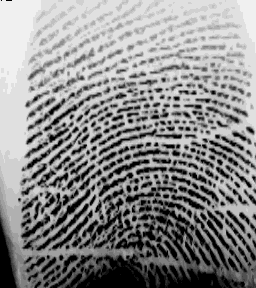
#> input picture Project/RawDataset/anu_1.bmp, 256 x 288 px; its folder holds only this picture in this run
$ python DatasetPreprocessing.py   (older library calls are emulated)
#> lines starting #> are read from the running program, lines starting #| are printed output that depends on the picture; after the words box and inside, x2 and y2 are one past the last pixel; in counts of white or black regions, pixels touching at a corner belong together
### Project/Enhance_FP/ridge_segment.py
# RIDGESEGMENT - Normalises fingerprint image and segments ridge region
#
# Function identifies ridge regions of a fingerprint image and returns a
# mask identifying this region.  It also normalises the intesity values of
# the image so that the ridge regions have zero mean, unit standard
# deviation.
#
# This function breaks the image up into blocks of size blksze x blksze and
# evaluates the standard deviation in each region.  If the standard
# deviation is above the threshold it is deemed part of the fingerprint.
# Note that the image is normalised to have zero mean, unit standard
# deviation prior to performing this process so that the threshold you
# specify is relative to a unit standard deviation.
#
# Usage:   [normim, mask, maskind] = ridgesegment(im, blksze, thresh)
#
# Arguments:   im     - Fingerprint image to be segmented.
#              blksze - Block size over which the the standard
#                       deviation is determined (try a value of 16).
#              thresh - Threshold of standard deviation to decide if a
#                       block is a ridge region (Try a value 0.1 - 0.2)
#
# Returns:     normim - Image where the ridge regions are renormalised to
#                       have zero mean, unit standard deviation.
#              mask   - Mask indicating ridge-like regions of the image,
#                       0 for non ridge regions, 1 for ridge regions.
#              maskind - Vector of indices of locations within the mask.
#
# Suggested values for a 500dpi fingerprint image:
#
#   [normim, mask, maskind] = ridgesegment(im, 16, 0.1)
#
# See also: RIDGEORIENT, RIDGEFREQ, RIDGEFILTER

### REFERENCES

# Peter Kovesi
# School of Computer Science & Software Engineering
# The University of Western Australia
# pk at csse uwa edu au
# http://www.csse.uwa.edu.au/~pk


import numpy as np

def normalise(img,mean,std):
    normed = (img - np.mean(img))/(np.std(img));
    return(normed)

def ridge_segment(im,blksze,thresh):

    rows,cols = im.shape;

    im = normalise(im,0,1);    # normalise to get zero mean and unit standard deviation


    new_rows =  np.int(blksze * np.ceil((np.float(rows))/(np.float(blksze))))
    new_cols =  np.int(blksze * np.ceil((np.float(cols))/(np.float(blksze))))

    padded_img = np.zeros((new_rows,new_cols))
    stddevim = np.zeros((new_rows,new_cols))

    padded_img[0:rows][:,0:cols] = im

    for i in range(0,new_rows,blksze):
        for j in range(0,new_cols,blksze):
            block = padded_img[i:i+blksze][:,j:j+blksze]

            stddevim[i:i+blksze][:,j:j+blksze] = np.std(block)*np.ones(block.shape)

    stddevim = stddevim[0:rows][:,0:cols]

    mask = stddevim > thresh

    mean_val = np.mean(im[mask])

    std_val = np.std(im[mask])

    normim = (im - mean_val)/(std_val)

    return(normim,mask)

### Project/Enhance_FP/ridge_orient.py
# RIDGEORIENT - Estimates the local orientation of ridges in a fingerprint
#
# Usage:  [orientim, reliability, coherence] = ridgeorientation(im, gradientsigma,...
#                                             blocksigma, ...
#                                             orientsmoothsigma)
#
# Arguments:  im                - A normalised input image.
#             gradientsigma     - Sigma of the derivative of Gaussian
#                                 used to compute image gradients.
#             blocksigma        - Sigma of the Gaussian weighting used to
#                                 sum the gradient moments.
#             orientsmoothsigma - Sigma of the Gaussian used to smooth
#                                 the final orientation vector field.
#                                 Optional: if ommitted it defaults to 0
#
# Returns:    orientim          - The orientation image in radians.
#                                 Orientation values are +ve clockwise
#                                 and give the direction *along* the
#                                 ridges.
#             reliability       - Measure of the reliability of the
#                                 orientation measure.  This is a value
#                                 between 0 and 1. I think a value above
#                                 about 0.5 can be considered 'reliable'.
#                                 reliability = 1 - Imin./(Imax+.001);
#             coherence         - A measure of the degree to which the local
#                                 area is oriented.
#                                 coherence = ((Imax-Imin)./(Imax+Imin)).^2;
#
# With a fingerprint image at a 'standard' resolution of 500dpi suggested
# parameter values might be:
#
#    [orientim, reliability] = ridgeorient(im, 1, 3, 3);
#
# See also: RIDGESEGMENT, RIDGEFREQ, RIDGEFILTER

### REFERENCES

# May 2003      Original version by Raymond Thai,
# January 2005  Reworked by Peter Kovesi
# October 2011  Added coherence computation and orientsmoothsigma made optional
#
# School of Computer Science & Software Engineering
# The University of Western Australia
# pk at csse uwa edu au
# http://www.csse.uwa.edu.au/~pk


import numpy as np;
import cv2;
from scipy import ndimage;
from scipy import signal

def ridge_orient(im, gradientsigma, blocksigma, orientsmoothsigma):
    rows,cols = im.shape
    #Calculate image gradients.
    sze = np.fix(6*gradientsigma)
    if np.remainder(sze,2) == 0:
        sze = sze+1

    gauss = cv2.getGaussianKernel(np.int(sze),gradientsigma)
    f = gauss * gauss.T

    fy,fx = np.gradient(f);     #Gradient of Gaussian

    #Gx = ndimage.convolve(np.double(im),fx);
    #Gy = ndimage.convolve(np.double(im),fy);

    Gx = signal.convolve2d(im,fx,mode='same')
    Gy = signal.convolve2d(im,fy,mode='same')

    Gxx = np.power(Gx,2)
    Gyy = np.power(Gy,2)
    Gxy = Gx*Gy

    #Now smooth the covariance data to perform a weighted summation of the data.

    sze = np.fix(6*blocksigma)

    gauss = cv2.getGaussianKernel(np.int(sze),blocksigma)
    f = gauss * gauss.T

    Gxx = ndimage.convolve(Gxx,f)
    Gyy = ndimage.convolve(Gyy,f)
    Gxy = 2*ndimage.convolve(Gxy,f)

    # Analytic solution of principal direction
    denom = np.sqrt(np.power(Gxy,2) + np.power((Gxx - Gyy),2)) + np.finfo(float).eps

    sin2theta = Gxy/denom;            # Sine and cosine of doubled angles
    cos2theta = (Gxx-Gyy)/denom


    if orientsmoothsigma:
        sze = np.fix(6*orientsmoothsigma)
        if np.remainder(sze,2) == 0:
            sze = sze+1;
        gauss = cv2.getGaussianKernel(np.int(sze),orientsmoothsigma)
        f = gauss * gauss.T
        cos2theta = ndimage.convolve(cos2theta,f); # Smoothed sine and cosine of
        sin2theta = ndimage.convolve(sin2theta,f); # doubled angles

    orientim = np.pi/2 + np.arctan2(sin2theta,cos2theta)/2
    return(orientim)

### Project/Enhance_FP/ridge_freq.py
# RIDGEFREQ - Calculates a ridge frequency image
#
# Function to estimate the fingerprint ridge frequency across a
# fingerprint image. This is done by considering blocks of the image and
# determining a ridgecount within each block by a call to FREQEST.
#
# Usage:
#  [freqim, medianfreq] =  ridgefreq(im, mask, orientim, blksze, windsze, ...
#                                    minWaveLength, maxWaveLength)
#
# Arguments:
#         im       - Image to be processed.
#         mask     - Mask defining ridge regions (obtained from RIDGESEGMENT)
#         orientim - Ridge orientation image (obtained from RIDGORIENT)
#         blksze   - Size of image block to use (say 32)
#         windsze  - Window length used to identify peaks. This should be
#                    an odd integer, say 3 or 5.
#         minWaveLength,  maxWaveLength - Minimum and maximum ridge
#                     wavelengths, in pixels, considered acceptable.
#
# Returns:
#         freqim     - An image  the same size as im with  values set to
#                      the estimated ridge spatial frequency within each
#                      image block.  If a  ridge frequency cannot be
#                      found within a block, or cannot be found within the
#                      limits set by min and max Wavlength freqim is set
#                      to zeros within that block.
#         medianfreq - Median frequency value evaluated over all the
#                      valid regions of the image.
#
# Suggested parameters for a 500dpi fingerprint image
#   [freqim, medianfreq] = ridgefreq(im,orientim, 32, 5, 5, 15);
#

# See also: RIDGEORIENT, FREQEST, RIDGESEGMENT

# Reference:
# Hong, L., Wan, Y., and Jain, A. K. Fingerprint image enhancement:
# Algorithm and performance evaluation. IEEE Transactions on Pattern
# Analysis and Machine Intelligence 20, 8 (1998), 777 789.

### REFERENCES

# Peter Kovesi
# School of Computer Science & Software Engineering
# The University of Western Australia
# pk at csse uwa edu au
# http://www.csse.uwa.edu.au/~pk


import numpy as np
#import math
#import scipy.ndimage
from .frequest import frequest

def ridge_freq(im, mask, orient, blksze, windsze,minWaveLength, maxWaveLength):
    rows,cols = im.shape
    freq = np.zeros((rows,cols))

    for r in range(0,rows-blksze,blksze):
        for c in range(0,cols-blksze,blksze):
            blkim = im[r:r+blksze][:,c:c+blksze]
            blkor = orient[r:r+blksze][:,c:c+blksze]


            freq[r:r+blksze][:,c:c+blksze] = frequest(blkim,blkor,windsze,minWaveLength,maxWaveLength);

    freq = freq*mask
    freq_1d = np.reshape(freq,(1,rows*cols))
    ind = np.where(freq_1d>0)

    ind = np.array(ind)
    ind = ind[1,:]

    non_zero_elems_in_freq = freq_1d[0][ind];

    meanfreq = np.mean(non_zero_elems_in_freq)
    medianfreq = np.median(non_zero_elems_in_freq);         # does not work properly
    return(freq,meanfreq)

### Project/Enhance_FP/frequest.py
# FREQEST - Estimate fingerprint ridge frequency within image block
#
# Function to estimate the fingerprint ridge frequency within a small block
# of a fingerprint image.  This function is used by RIDGEFREQ
#
# Usage:
#  freqim =  freqest(im, orientim, windsze, minWaveLength, maxWaveLength)
#
# Arguments:
#         im       - Image block to be processed.
#         orientim - Ridge orientation image of image block.
#         windsze  - Window length used to identify peaks. This should be
#                    an odd integer, say 3 or 5.
#         minWaveLength,  maxWaveLength - Minimum and maximum ridge
#                     wavelengths, in pixels, considered acceptable.
#
# Returns:
#         freqim    - An image block the same size as im with all values
#                     set to the estimated ridge spatial frequency.  If a
#                     ridge frequency cannot be found, or cannot be found
#                     within the limits set by min and max Wavlength
#                     freqim is set to zeros.
#
# Suggested parameters for a 500dpi fingerprint image
#   freqim = freqest(im,orientim, 5, 5, 15);
#
# See also:  RIDGEFREQ, RIDGEORIENT, RIDGESEGMENT

### REFERENCES

# Peter Kovesi
# School of Computer Science & Software Engineering
# The University of Western Australia
# pk at csse uwa edu au
# http://www.csse.uwa.edu.au/~pk


import numpy as np
import math
import scipy.ndimage
#import cv2
def frequest(im,orientim,windsze,minWaveLength,maxWaveLength):
    rows,cols = np.shape(im)

    # Find mean orientation within the block. This is done by averaging the
    # sines and cosines of the doubled angles before reconstructing the
    # angle again.  This avoids wraparound problems at the origin.


    cosorient = np.mean(np.cos(2*orientim))
    sinorient = np.mean(np.sin(2*orientim));
    orient = math.atan2(sinorient,cosorient)/2

    # Rotate the image block so that the ridges are vertical

    #ROT_mat = cv2.getRotationMatrix2D((cols/2,rows/2),orient/np.pi*180 + 90,1)
    #rotim = cv2.warpAffine(im,ROT_mat,(cols,rows))
    rotim = scipy.ndimage.rotate(im,orient/np.pi*180 + 90,axes=(1,0),reshape = False,order = 3,mode = 'nearest');

    # Now crop the image so that the rotated image does not contain any
    # invalid regions.  This prevents the projection down the columns
    # from being mucked up.

    cropsze = int(np.fix(rows/np.sqrt(2)))
    offset = int(np.fix((rows-cropsze)/2))
    rotim = rotim[offset:offset+cropsze][:,offset:offset+cropsze]

    # Sum down the columns to get a projection of the grey values down
    # the ridges.

    proj = np.sum(rotim,axis = 0)
    dilation = scipy.ndimage.grey_dilation(proj, windsze,structure=np.ones(windsze))

    temp = np.abs(dilation - proj)

    peak_thresh = 2;

    maxpts = (temp<peak_thresh) & (proj > np.mean(proj))
    maxind = np.where(maxpts)

    rows_maxind,cols_maxind = np.shape(maxind)

    # Determine the spatial frequency of the ridges by divinding the
    # distance between the 1st and last peaks by the (No of peaks-1). If no
    # peaks are detected, or the wavelength is outside the allowed bounds,
    # the frequency image is set to 0

    if(cols_maxind<2):
        freqim = np.zeros(im.shape)
    else:
        NoOfPeaks = cols_maxind
        waveLength = (maxind[0][cols_maxind-1] - maxind[0][0])/(NoOfPeaks - 1)
        if waveLength>=minWaveLength and waveLength<=maxWaveLength:
            freqim = 1/np.double(waveLength) * np.ones(im.shape)
        else:
            freqim = np.zeros(im.shape)

    return(freqim)


### Project/Enhance_FP/image_enhance.py
from .ridge_segment import ridge_segment
from .ridge_orient import ridge_orient
from .ridge_freq import ridge_freq
from .ridge_filter import ridge_filter

def image_enhance(img):
    blksze = 16
    thresh = 0.1
    normim,mask = ridge_segment(img,blksze,thresh);             # normalise the image and find a ROI


    gradientsigma = 1
    blocksigma = 7
    orientsmoothsigma = 7
    orientim = ridge_orient(normim, gradientsigma, blocksigma, orientsmoothsigma);              # find orientation of every pixel


    blksze = 38
    windsze = 5
    minWaveLength = 5
    maxWaveLength = 15
    freq,medfreq = ridge_freq(normim, mask, orientim, blksze, windsze, minWaveLength,maxWaveLength);    #find the overall frequency of ridges


    freq = medfreq*mask
    kx = 0.65;ky = 0.65
    newim = ridge_filter(normim, orientim, freq, kx, ky);       # create gabor filter and do the actual filtering


    #th, bin_im = cv2.threshold(np.uint8(newim),0,255,cv2.THRESH_BINARY);
    return (newim < -3)

### Project/Enhance_FP/ridge_filter.py
# RIDGEFILTER - enhances fingerprint image via oriented filters
#
# Function to enhance fingerprint image via oriented filters
#
# Usage:
#  newim =  ridgefilter(im, orientim, freqim, kx, ky, showfilter)
#
# Arguments:
#         im       - Image to be processed.
#         orientim - Ridge orientation image, obtained from RIDGEORIENT.
#         freqim   - Ridge frequency image, obtained from RIDGEFREQ.
#         kx, ky   - Scale factors specifying the filter sigma relative
#                    to the wavelength of the filter.  This is done so
#                    that the shapes of the filters are invariant to the
#                    scale.  kx controls the sigma in the x direction
#                    which is along the filter, and hence controls the
#                    bandwidth of the filter.  ky controls the sigma
#                    across the filter and hence controls the
#                    orientational selectivity of the filter. A value of
#                    0.5 for both kx and ky is a good starting point.
#         showfilter - An optional flag 0/1.  When set an image of the
#                      largest scale filter is displayed for inspection.
#
# Returns:
#         newim    - The enhanced image
#
# See also: RIDGEORIENT, RIDGEFREQ, RIDGESEGMENT

# Reference:
# Hong, L., Wan, Y., and Jain, A. K. Fingerprint image enhancement:
# Algorithm and performance evaluation. IEEE Transactions on Pattern
# Analysis and Machine Intelligence 20, 8 (1998), 777 789.

### REFERENCES

# Peter Kovesi
# School of Computer Science & Software Engineering
# The University of Western Australia
# pk at csse uwa edu au
# http://www.csse.uwa.edu.au/~pk


import numpy as np
import scipy;
def ridge_filter(im, orient, freq, kx, ky):
    angleInc = 3
    im = np.double(im)
    rows,cols = im.shape
    newim = np.zeros((rows,cols))

    freq_1d = np.reshape(freq,(1,rows*cols))
    ind = np.where(freq_1d>0)

    ind = np.array(ind)
    ind = ind[1,:];

    # Round the array of frequencies to the nearest 0.01 to reduce the
    # number of distinct frequencies we have to deal with.

    non_zero_elems_in_freq = freq_1d[0][ind];
    non_zero_elems_in_freq = np.double(np.round((non_zero_elems_in_freq*100)))/100

    unfreq = np.unique(non_zero_elems_in_freq)

    # Generate filters corresponding to these distinct frequencies and
    # orientations in 'angleInc' increments.

    sigmax = 1/unfreq[0]*kx
    sigmay = 1/unfreq[0]*ky

    sze = np.int(np.round(3*np.max([sigmax,sigmay])))

    x,y = np.meshgrid(np.linspace(-sze,sze,(2*sze + 1)),np.linspace(-sze,sze,(2*sze + 1)))

    reffilter = np.exp(-(( (np.power(x,2))/(sigmax*sigmax) + (np.power(y,2))/(sigmay*sigmay)))) * np.cos(2*np.pi*unfreq[0]*x) # this is the original gabor filter

    filt_rows, filt_cols = reffilter.shape

    angleRange = np.int(180 / angleInc)

    gabor_filter = np.array(np.zeros((angleRange,filt_rows,filt_cols)))

    for o in range(0, angleRange):

        # Generate rotated versions of the filter.  Note orientation
        # image provides orientation *along* the ridges, hence +90
        # degrees, and imrotate requires angles +ve anticlockwise, hence
        # the minus sign.

        rot_filt = scipy.ndimage.rotate(reffilter,-(o*angleInc + 90),reshape = False);
        gabor_filter[o] = rot_filt

    # Find indices of matrix points greater than maxsze from the image
    # boundary

    maxsze = int(sze);

    temp = freq>0;
    validr,validc = np.where(temp)

    temp1 = validr>maxsze
    temp2 = validr<rows - maxsze
    temp3 = validc>maxsze
    temp4 = validc<cols - maxsze

    final_temp = temp1 & temp2 & temp3 & temp4

    finalind = np.where(final_temp)

    # Convert orientation matrix values from radians to an index value
    # that corresponds to round(degrees/angleInc)

    maxorientindex = np.round(180/angleInc)
    orientindex = np.round(orient/np.pi*180/angleInc)

    #do the filtering

    for i in range(0,rows):
        for j in range(0,cols):
            if(orientindex[i][j] < 1):
                orientindex[i][j] = orientindex[i][j] + maxorientindex
            if(orientindex[i][j] > maxorientindex):
                orientindex[i][j] = orientindex[i][j] - maxorientindex
    finalind_rows,finalind_cols = np.shape(finalind)
    sze = int(sze)
    for k in range(0,finalind_cols):
        r = validr[finalind[0][k]]
        c = validc[finalind[0][k]]

        img_block = im[r-sze:r+sze + 1][:,c-sze:c+sze + 1]

        newim[r][c] = np.sum(img_block * gabor_filter[int(orientindex[r][c]) - 1])

    return (newim);

### Project/DatasetPreprocessing.py
import os
import glob
import numpy as np
import cv2
import sys
from Enhance_FP.image_enhance import image_enhance

base_dir = os.path.abspath(os.path.dirname(__file__))
print(base_dir)
dataset_dir = os.path.join(base_dir, 'RawDataset')
img_files = glob.glob(dataset_dir + '\*.bmp')
print(img_files)
enhanced_dir = os.path.join(base_dir, 'enhanced')
if not os.path.exists(enhanced_dir):
    os.mkdir(enhanced_dir)

if __name__ == '__main__':
    for image in img_files:
        img_name = image.split(os.path.sep)[-1]
        img = cv2.imread(image)
#> img is the input picture: shape (288, 256, 3); min 0, max 240, mean 139.6
        img = cv2.cvtColor(img,cv2.COLOR_BGR2GRAY)
#> img: shape (288, 256)
        rows,cols = img.shape
        aspect_ratio = np.double(rows)/np.double(cols)
        new_rows = 350; # randomly selected number
        new_cols = new_rows/aspect_ratio
        img = cv2.resize(img,(np.int(new_cols),np.int(new_rows)))
#> img: shape (350, 311)
        enhanced_img = image_enhance(img)
#> after the loop in ridge_segment, `for i in range(0,new_rows,blksze):`:
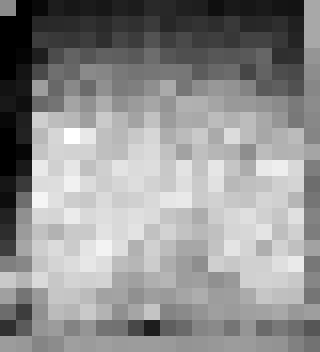
#> stddevim: shape (352, 320) float64; min 0, max 1, mean 0.57; drawn with min black and max white
#> in ridge_segment, `mask = stddevim > thresh`:
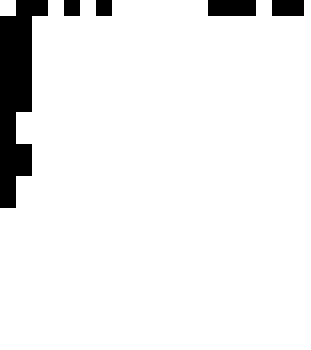
#> mask: shape (350, 311) bool; 93.2% white; 5 black regions, box (x1, y1, x2, y2) and area: (0, 0, 48, 208) 5632, (208, 0, 256, 16) 768, (272, 0, 304, 16) 512, (64, 0, 80, 16) 256, (96, 0, 112, 16) 256
#> in ridge_segment, `mean_val = np.mean(im[mask])`: mean_val = -0.0874
#> in ridge_segment, `std_val = np.std(im[mask])`: std_val = 0.98
#> in ridge_orient, `rows,cols = im.shape`: rows = 350; cols = 311
#> in ridge_freq, `rows,cols = im.shape`: rows = 350; cols = 311
#> the loop in ridge_freq, `for r in range(0,rows-blksze,blksze):` made 9 passes
#> pass 1, in frequest (call 4), `rotim = rotim[offset:offset+cropsze][:,offset:offset+cropsze]`:
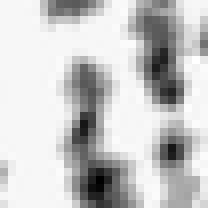
#> rotim: shape (26, 26) float64 (shown 8 times larger); min 0.548, max 1.26, mean 1.11; drawn with min black and max white
#> after the loop in ridge_freq, `for r in range(0,rows-blksze,blksze):`:
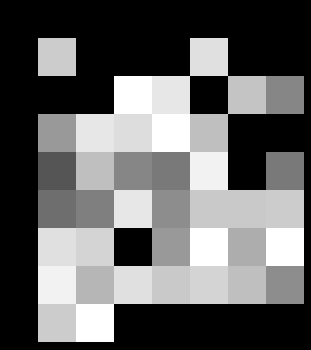
#> freq: shape (350, 311) float64; min 0, max 0.2, mean 0.0785; drawn with min black and max white
#> after the loop in ridge_filter, `for i in range(0,rows):`:
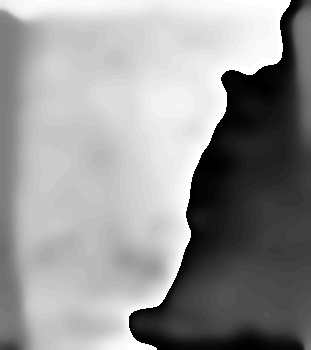
#> orientindex: shape (350, 311) float64; min 1, max 60, mean 35.7; drawn with min black and max white
#> after the loop in ridge_filter, `for k in range(0,finalind_cols):`:
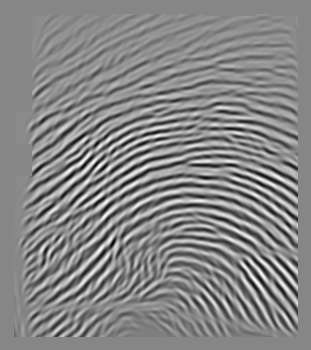
#> newim: shape (350, 311) float64; min -30.35, max 27.36, mean 0; drawn with min black and max white
#> in image_enhance, `return (newim < -3)`:
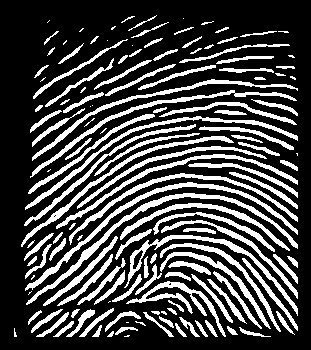
#> returned value: shape (350, 311) bool; 27.1% white; 141 white regions (28 under 20 px), largest, box (x1, y1, x2, y2) and area: (26, 193, 298, 305) 1500, (25, 182, 298, 291) 1421, (25, 116, 298, 210) 1144
        print('saving the image {}'.format(img_name))
        cv2.imwrite(os.path.join(enhanced_dir, img_name), (255*enhanced_img))
